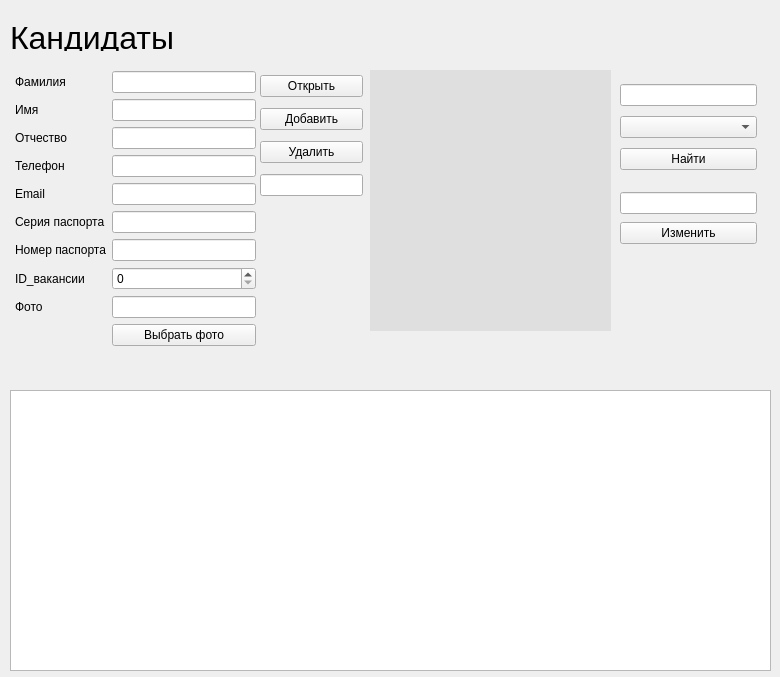
<?xml version="1.0" encoding="UTF-8"?>
<ui version="4.0">
 <class>Form</class>
 <widget class="QWidget" name="Form">
  <property name="geometry">
   <rect>
    <x>0</x>
    <y>0</y>
    <width>780</width>
    <height>677</height>
   </rect>
  </property>
  <property name="windowTitle">
   <string>Form</string>
  </property>
  <widget class="QTableWidget" name="tableWidget">
   <property name="geometry">
    <rect>
     <x>10</x>
     <y>390</y>
     <width>761</width>
     <height>281</height>
    </rect>
   </property>
  </widget>
  <widget class="QLabel" name="label_10">
   <property name="geometry">
    <rect>
     <x>370</x>
     <y>70</y>
     <width>241</width>
     <height>261</height>
    </rect>
   </property>
   <property name="styleSheet">
    <string notr="true">background-color: rgb(223, 223, 223);</string>
   </property>
   <property name="text">
    <string/>
   </property>
  </widget>
  <widget class="QWidget" name="layoutWidget_2">
   <property name="geometry">
    <rect>
     <x>260</x>
     <y>70</y>
     <width>103</width>
     <height>134</height>
    </rect>
   </property>
   <layout class="QVBoxLayout" name="verticalLayout">
    <item>
     <widget class="QPushButton" name="pushButton">
      <property name="text">
       <string>Открыть</string>
      </property>
     </widget>
    </item>
    <item>
     <widget class="QPushButton" name="pushButton_2">
      <property name="text">
       <string>Добавить</string>
      </property>
     </widget>
    </item>
    <item>
     <widget class="QPushButton" name="pushButton_3">
      <property name="text">
       <string>Удалить</string>
      </property>
     </widget>
    </item>
    <item>
     <widget class="QLineEdit" name="lineEdit_8"/>
    </item>
   </layout>
  </widget>
  <widget class="QLabel" name="label_9">
   <property name="geometry">
    <rect>
     <x>10</x>
     <y>20</y>
     <width>681</width>
     <height>31</height>
    </rect>
   </property>
   <property name="minimumSize">
    <size>
     <width>0</width>
     <height>31</height>
    </size>
   </property>
   <property name="text">
    <string>&lt;html&gt;&lt;head/&gt;&lt;body&gt;&lt;p&gt;&lt;span style=&quot; font-size:24pt;&quot;&gt;Кандидаты&lt;/span&gt;&lt;/p&gt;&lt;/body&gt;&lt;/html&gt;</string>
   </property>
  </widget>
  <widget class="QWidget" name="layoutWidget">
   <property name="geometry">
    <rect>
     <x>620</x>
     <y>80</y>
     <width>137</width>
     <height>94</height>
    </rect>
   </property>
   <layout class="QVBoxLayout" name="verticalLayout_2">
    <item>
     <widget class="QLineEdit" name="lineEdit_10"/>
    </item>
    <item>
     <widget class="QComboBox" name="comboBox_2"/>
    </item>
    <item>
     <widget class="QPushButton" name="pushButton_6">
      <property name="text">
       <string>Найти</string>
      </property>
     </widget>
    </item>
   </layout>
  </widget>
  <widget class="QWidget" name="layoutWidget_3">
   <property name="geometry">
    <rect>
     <x>620</x>
     <y>190</y>
     <width>137</width>
     <height>58</height>
    </rect>
   </property>
   <layout class="QVBoxLayout" name="verticalLayout_3">
    <item>
     <widget class="QLineEdit" name="lineEdit_11"/>
    </item>
    <item>
     <widget class="QPushButton" name="pushButton_11">
      <property name="text">
       <string>Изменить</string>
      </property>
     </widget>
    </item>
   </layout>
  </widget>
  <widget class="QWidget" name="layoutWidget">
   <property name="geometry">
    <rect>
     <x>15</x>
     <y>71</y>
     <width>241</width>
     <height>332</height>
    </rect>
   </property>
   <layout class="QFormLayout" name="formLayout">
    <item row="0" column="0">
     <widget class="QLabel" name="label">
      <property name="text">
       <string>Фамилия</string>
      </property>
     </widget>
    </item>
    <item row="0" column="1">
     <widget class="QLineEdit" name="lineEdit"/>
    </item>
    <item row="1" column="0">
     <widget class="QLabel" name="label_2">
      <property name="text">
       <string>Имя</string>
      </property>
     </widget>
    </item>
    <item row="1" column="1">
     <widget class="QLineEdit" name="lineEdit_2"/>
    </item>
    <item row="2" column="0">
     <widget class="QLabel" name="label_3">
      <property name="text">
       <string>Отчество</string>
      </property>
     </widget>
    </item>
    <item row="2" column="1">
     <widget class="QLineEdit" name="lineEdit_3"/>
    </item>
    <item row="3" column="0">
     <widget class="QLabel" name="label_7">
      <property name="text">
       <string>Телефон</string>
      </property>
     </widget>
    </item>
    <item row="3" column="1">
     <widget class="QLineEdit" name="lineEdit_7"/>
    </item>
    <item row="4" column="0">
     <widget class="QLabel" name="label_8">
      <property name="text">
       <string>Email</string>
      </property>
     </widget>
    </item>
    <item row="4" column="1">
     <widget class="QLineEdit" name="lineEdit_6"/>
    </item>
    <item row="5" column="0">
     <widget class="QLabel" name="label_5">
      <property name="text">
       <string>Серия паспорта</string>
      </property>
     </widget>
    </item>
    <item row="5" column="1">
     <widget class="QLineEdit" name="lineEdit_4"/>
    </item>
    <item row="6" column="0">
     <widget class="QLabel" name="label_6">
      <property name="text">
       <string>Номер паспорта</string>
      </property>
     </widget>
    </item>
    <item row="6" column="1">
     <widget class="QLineEdit" name="lineEdit_5"/>
    </item>
    <item row="8" column="0">
     <widget class="QLabel" name="label_11">
      <property name="text">
       <string>Фото</string>
      </property>
     </widget>
    </item>
    <item row="8" column="1">
     <widget class="QLineEdit" name="lineEdit_9"/>
    </item>
    <item row="9" column="1">
     <widget class="QPushButton" name="pushButton_10">
      <property name="text">
       <string>Выбрать фото</string>
      </property>
     </widget>
    </item>
    <item row="7" column="0">
     <widget class="QLabel" name="label_4">
      <property name="text">
       <string>ID_вакансии</string>
      </property>
     </widget>
    </item>
    <item row="7" column="1">
     <widget class="QSpinBox" name="spinBox"/>
    </item>
   </layout>
  </widget>
 </widget>
 <resources/>
 <connections/>
</ui>
